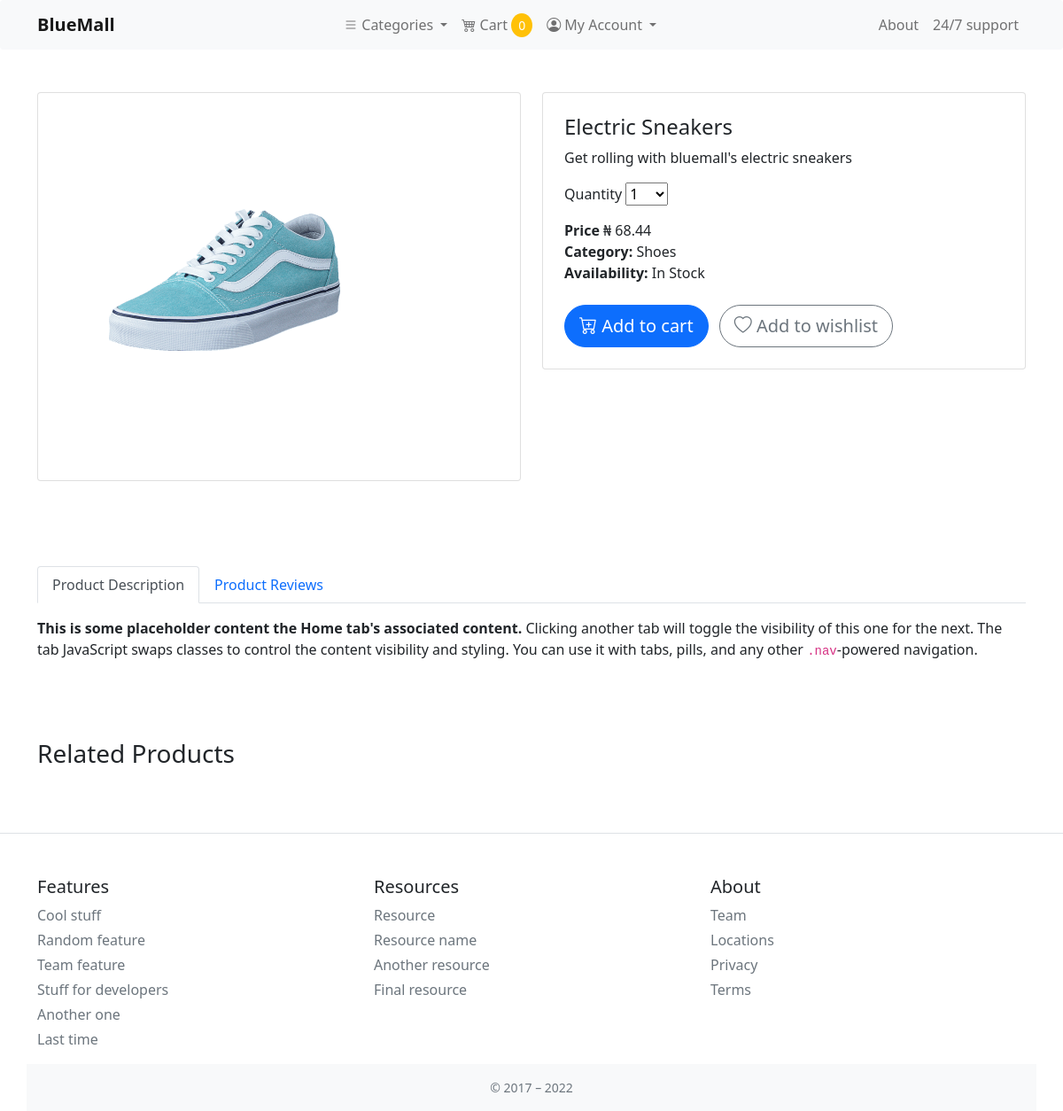
Screenshot of /product/electric-sneakers/ with the database file from the repository.
### store/models.py (models this page shows, shortened)
class ProductImage(models.Model):
    product = models.ForeignKey(Product, on_delete=models.CASCADE, related_name='product_image')
    image   = models.ImageField(verbose_name=_('image'),
                                help_text=_('Upload a product image'),
                                upload_to='images/products/',
                                default='images/default.png',
                                )
    alt_text   = models.CharField(verbose_name=_('alternative text'),
                                help_text=_('please add alternative text'),
                                max_length=255,
                                )
    is_feature = models.BooleanField(default=False)
    created_at    = models.DateTimeField(auto_now_add=True, editable=False)
    updated_at    = models.DateTimeField(auto_now=True, editable=False)
    class Meta:
        verbose_name = _('Product Image')
        verbose_name_plural = _('Product Images')

class Product(models.Model):
    category     = models.ForeignKey(Category,
                                    related_name='product_category',
                                    on_delete=models.RESTRICT
                                    )
    product_type = models.ForeignKey(ProductType,
                                    on_delete=models.RESTRICT
                                    )
    author       = models.ForeignKey(Person,
                                     related_name='product_creator',
                                     on_delete=models.CASCADE
                                    )
    title       = models.CharField(verbose_name=_('title'),
                                   help_text=_('Required'),
                                   max_length=255,
                                   unique=True
                                   )
    slug        = models.SlugField(verbose_name=_('product safe url'),
                                   max_length=255,
                                   allow_unicode=True,
                                   unique=True
                                   )
    price       = models.DecimalField(
                                    verbose_name=_('regular price'),
                                    help_text=_('Maximum 999.99'),
                                    error_messages={
                                        "name": {
                                            "max_digits": _("The price must be between 0 and 999.99"),
                                        }
                                    },
                                    max_digits=5,
                                    decimal_places=2
                                    )
    discount_price = models.DecimalField(
                                        verbose_name=_('discount price'),
                                        help_text=_('Maximum 999.99'),
                                        error_messages={
                                            "name": {
                                                "max_digits": _("The price must be between 0 and 999.99"),
                                            }
                                        },
                                        max_digits=5,
                                        decimal_places=2
                                    )
    description = models.TextField(verbose_name=_('description'),
                                   help_text=_('Not Required'),
                                   blank=True
                                   )
    is_active   = models.BooleanField(verbose_name=_('in stock'),
                                      help_text=_('change if product is out of stock'),
                                      default=True
                                      )
    created     = models.DateTimeField(verbose_name=_('created at'), auto_now_add=True)
    updated     = models.DateTimeField(verbose_name=_('updated at'), auto_now=True)
    users_wishlist = models.ManyToManyField(Person,
                                            related_name='user_wishlist',
                                            blank=True
                                            )
    class Meta:
        verbose_name        = _('Product')
        verbose_name_plural = _('Products')
        ordering = ['-created']

class Category(MPTTModel):
    name = models.CharField(
                            verbose_name=_('Category Name'),
                            help_text=_("Required and unique"),
                            max_length=255,
                            unique=True
                        )
    slug = models.SlugField(
                            verbose_name=_('Category Safe URL'),
                            max_length=255,
                            allow_unicode=True,
                            unique=True
                            )
    parent = TreeForeignKey('self',
                            on_delete=models.CASCADE,
                            null=True,
                            blank=True,
                            related_name='children',
                        )
    is_active = models.BooleanField(default=True)
    class MPTTMeta:
        order_insertion_by = ['name']
    class Meta:
        verbose_name        = _('Category')
        verbose_name_plural = _('Categories')
        ordering            = ['-id']
    def __str__(self):
        return self.name

### store/views.py (the view)
# urls.py: path('product/<slug:slug>/', views.product_detail, name='product_detail'),
def product_detail(request, slug):
    product = get_object_or_404(Product, slug=slug, is_active=True)
    return render(request, 'store/product.html', {'product': product})

### cart/cart.py (called while the page is built)
    def __len__(self):
        return sum(item['qty'] for item in self.cart.values())

### cart/context_processors.py (called while the page is built)
def cart(request):
    return {
        'cart': Cart(request),
    }

### store/context_processors.py (called while the page is built)
def categories(request):
    categories = Category.objects.filter(is_active=True)
    return {
        'categories': categories,
    }

### templates/store/product.html (shortened to what this page needs)
{% extends 'base.html' %}
{% load static %}
{% block content %}
    <aside class="col-md-6 mb-md-0 mb-4">
        <div class="card card-body">
            <div id="carouselExampleCaptions" class="carousel slide" data-bs-ride="carousel">
                <div class="carousel-indicators">
                    <button type="button" data-bs-target="#carouselExampleCaptions" data-bs-slide-to="0" class="active" aria-current="true" aria-label="Slide 1"></button>
                    <button type="button" data-bs-target="#carouselExampleCaptions" data-bs-slide-to="1" aria-label="Slide 2"></button>
                    <button type="button" data-bs-target="#carouselExampleCaptions" data-bs-slide-to="2" aria-label="Slide 3"></button>
                </div>
                <div class="carousel-inner">
                    {% for image in product.product_image.all  %}
                    <figure class="carousel-item {% if image.is_feature %} active {% endif %}">
                        <img src="{{ image.image.url }}" alt="{{ image.alt_text }}" class="img-fluid">
                    </figure>
                    {% endfor %}
                </div>
                <button class="carousel-control-prev" type="button" data-bs-target="#carouselExampleCaptions"  data-bs-slide="prev">
                    <span class="carousel-control-prev-icon" aria-hidden="true"></span>
                </button>
                <button class="carousel-control-next" type="button" data-bs-target="#carouselExampleCaptions"  data-bs-slide="next">
                    <span class="carousel-control-next-icon" aria-hidden="true"></span>
                </button>
            </div>
        </div>
    </aside>
    <main class="col-md-6">
        <div class="card card-body product-short-detail mb-4 p-4">
            <h4 class="card-title prim-color"> {{ product.title }} </h4>
            <p class="card-text desc">{{ product.description|slice:"355" }}</p>
            <p class="qty">
                <label for="select">Quantity</label>
                <select name="select_qty" id="selectQty" class="custom-select">
                    <optgroup>
                        <option value="1"> 1 </option>
                    </optgroup>
                </select>
            </p>
            <p class="card-text details">
                <strong> Price </strong> &#8358; {{ product.discount_price }} <br>
                <strong> Category: </strong> {{ product.category }} <br>
                <strong> Availability: </strong>
                {% if product.is_active %}In Stock {% else %} Out of Stock {% endif %}<br><br>
                <button id="addToCartBtn" type="button" value="{{ product.id }}"
                class="btn btn-primary btn-lg rounded-5 me-1">
                    <span class="bi bi-cart-plus"></span> Add to cart
                </button>
                <a id="addToWishlistBtn" href="{% url 'account:add_to_wishlist' product.id %}"
                class="btn btn-outline-secondary btn-lg rounded-5 ms-1">
                    <span class="bi bi-heart"></span> Add to wishlist
                </a>
        </div>
    </main>
{% endblock content %}
{% block section %}
    <section class="py-5">
        <div class="container">
            <div class="row">
                <div class="col-md-12">
                    <nav>
                        <div class="nav nav-tabs mb-3" id="nav-tab" role="tablist">
                        <button class="nav-link active" id="nav-home-tab" data-bs-toggle="tab" data-bs-target="#nav-home" type="button" role="tab" aria-controls="nav-home" aria-selected="true">Product Description</button>
                        <button class="nav-link" id="nav-profile-tab" data-bs-toggle="tab" data-bs-target="#nav-profile" type="button" role="tab" aria-controls="nav-profile" aria-selected="false">Product Reviews</button>
                        </div>
                  </nav>
                  <div class="tab-content" id="nav-tabContent">
                    <div class="tab-pane fade active show" id="nav-home" role="tabpanel" aria-labelledby="nav-home-tab">
                      <p><strong>This is some placeholder content the Home tab's associated content.</strong> Clicking another tab will toggle the visibility of this one for the next. The tab JavaScript swaps classes to control the content visibility and styling. You can use it with tabs, pills, and any other <code>.nav</code>-powered navigation.</p>
                    </div>
                  </div>
                </div>
            </div>
        </div>
    </section>
    <section class="py-4">
        <div class="container">
            <div class="row">
                <h3 class="h3 mb-5">Related Products</h3>
            </div>
        </div>
    </section>
{% endblock section %}

### static/css/master.css (style rules this page uses)
a { text-decoration: none !important; }
.rounded-5 { border-radius: 2rem; -webkit-border-radius: 2rem; -moz-border-radius: 2rem; -ms-border-radius: 2rem; -o-border-radius: 2rem; }

### rows the page displays
ProductImage: image (picture)
Product: title "Electric Sneakers", description "Get rolling with bluemall's electric sneakers", discount_price "68.44", category "Shoes"
